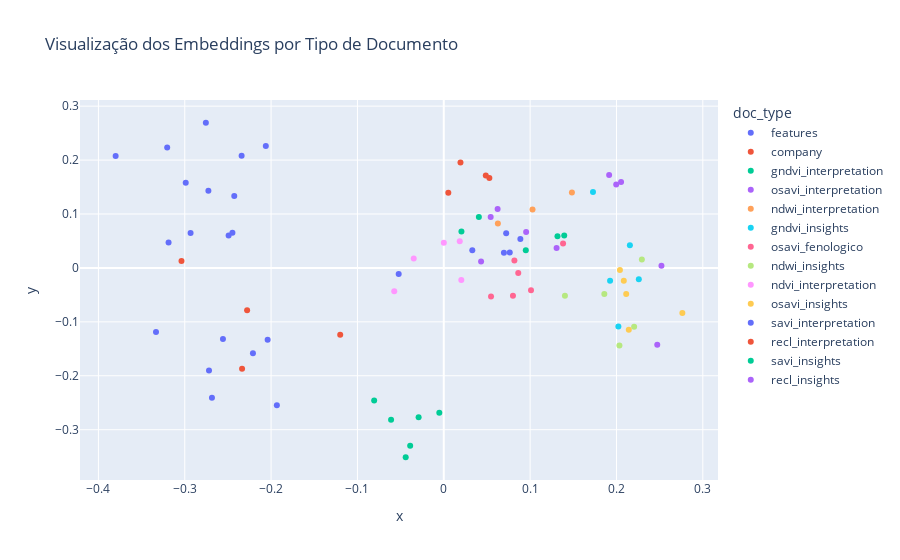

This figure's notebook cell:
### Code cell
from sklearn.decomposition import PCA
import plotly.express as px
import pandas as pd

# Gera embeddings e metadados
emb_vectors = [embeddings.embed_query(chunk.page_content) for chunk in chunks]
texts = [chunk.page_content for chunk in chunks]
doc_types = [chunk.metadata.get("doc_type", "desconhecido") for chunk in chunks]

# Reduz os vetores para 2D
pca = PCA(n_components=2)
emb_2d = pca.fit_transform(emb_vectors)

# Cria DataFrame
df = pd.DataFrame({
    "x": emb_2d[:, 0],
    "y": emb_2d[:, 1],
    "text": texts,
    "doc_type": doc_types
})

# Plota com Plotly, colorido por tipo de documento
fig = px.scatter(
    df, x="x", y="y",
    color="doc_type",
    hover_data=["text"],
    title="Visualização dos Embeddings por Tipo de Documento"
)
fig.show()
